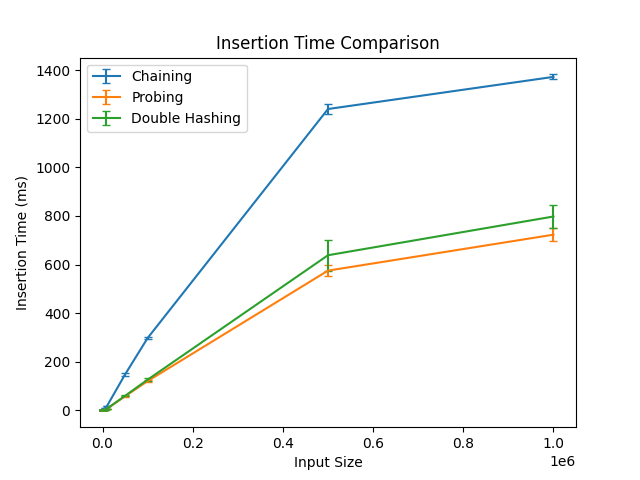

This figure's Python source:
import matplotlib.pyplot as plt
import pandas as pd
import numpy as np

# Read the CSV file
data = pd.read_csv('insert_trials.csv')

# Calculate the mean and confidence interval for each input size and hash table type
grouped_data = data.groupby(['Input Size', 'Trial']).mean().reset_index()
mean_data = grouped_data.groupby('Input Size').mean()
std_data = grouped_data.groupby('Input Size').std()
ci_data = 1.96 * std_data / np.sqrt(10)  # Assuming 10 trials per input size

# Create a line plot with error bars
# plt.figure(figsize=(10, 6))
plt.errorbar(mean_data.index, mean_data['Chaining'], yerr=ci_data['Chaining'], capsize=3, label='Chaining')
plt.errorbar(mean_data.index, mean_data['Probing'], yerr=ci_data['Probing'], capsize=3, label='Probing')
plt.errorbar(mean_data.index, mean_data['Double Hashing'], yerr=ci_data['Double Hashing'], capsize=3, label='Double Hashing')

# Set a logarithmic scale for the x-axis
# plt.xscale('log')

# Add labels and title
plt.xlabel('Input Size')
plt.ylabel('Insertion Time (ms)')
plt.title('Insertion Time Comparison')

# Add legend
plt.legend()

# Display the plot
plt.show()
